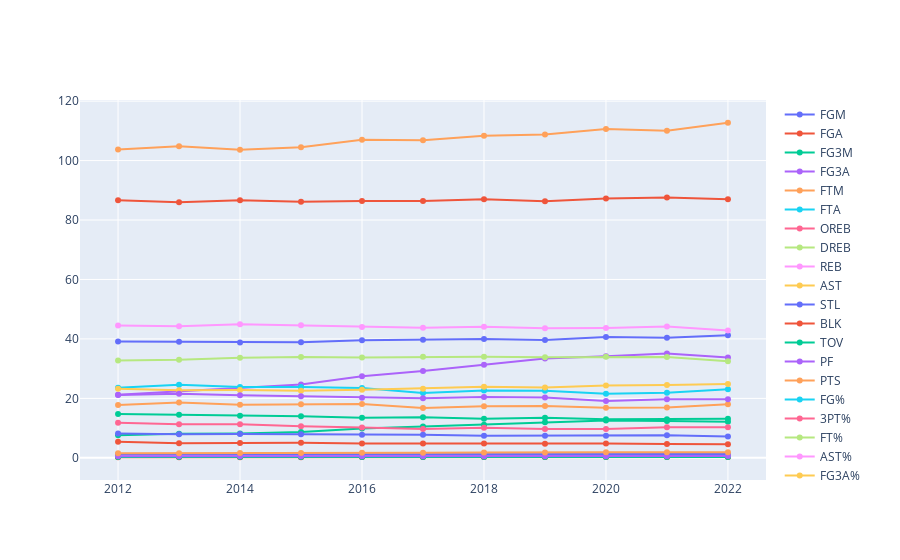

Write notebook code for a chart like this one.
### Code cell
# Per 100 Possessions

change_per100_df = change_df.copy()
change_per100_df

for col in change_per100_df.columns[3:18]:
    change_per100_df[col] = (change_per100_df[col] / change_per100_df["POSS_est"]) * 100

change_per100_df.drop(columns=["MIN", 'POSS_est'], inplace=True)
change_per100_df

fig = go.Figure()
for col in change_per100_df.columns[1:]:
    fig.add_trace(
        go.Scatter(
            x=change_per100_df["season_start_year"], y=change_per100_df[col], name=col
        )
    )

fig.show()
